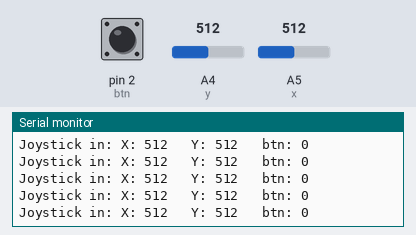
The sketch below on a simulated Arduino Uno, built with avr-gcc and run on an emulated ATmega328P. Parts: the last lines printed to the serial monitor. The test bench sets the inputs (shaded band); at power-on: A4 (y) = 512, A5 (x) = 512, pin 2 (btn) LOW.

Above: at 1.2 s.
1.3 s: A4 (y) set to 106
At 1.4 s:
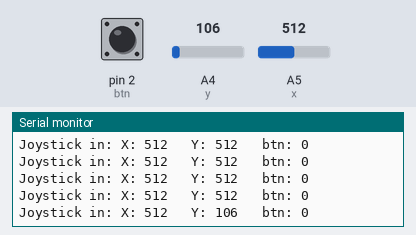
4.3 s: A4 (y) set to 89
At 4.32 s:
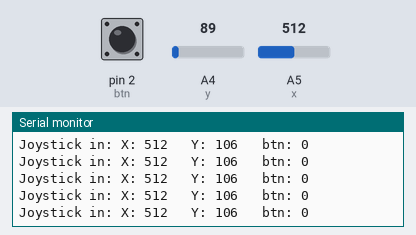
7.3 s: A5 (x) set to 11
At 8.2 s:
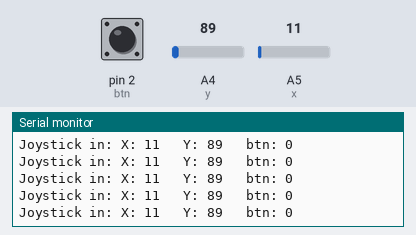
10.3 s: A5 (x) set to 8
At 11.1 s:
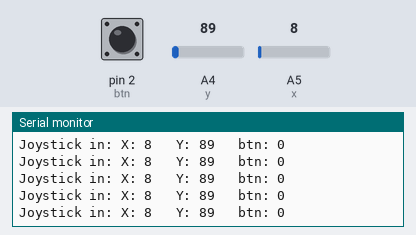
11.8 s: A4 (y) set to 11
At 12.7 s:
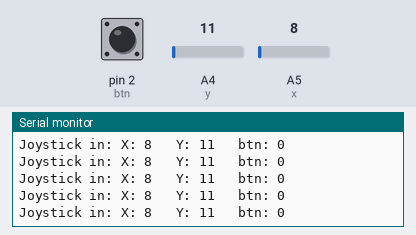
13.3 s: A4 (y) set to 8
At 14.4 s:
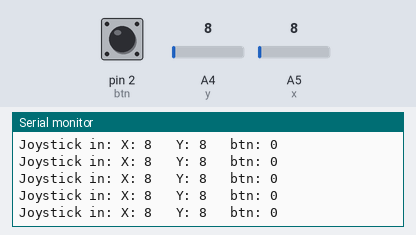
Timing chart, 0 to 16.3 s (numbered marks = the images above; inputs shaded):
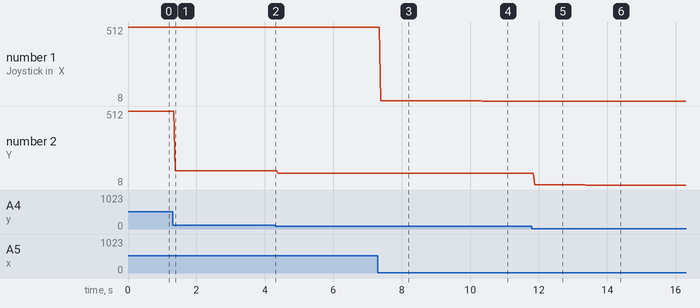

Measured:
- after the input at 1.3 s, the serial monitor: prints a new line after 0.08 s (image 1)
- after the input at 7.3 s, the serial monitor: prints a new line after 0.08 s (image 3)
- after the input at 10.3 s, the serial monitor: prints a new line after 0.05 s (image 4)
- after the input at 11.8 s, the serial monitor: prints a new line after 0.08 s (image 5)
- after the input at 13.3 s, the serial monitor: prints a new line after 0.08 s (image 6)
- plotted number 1: 512 → 11 after the input at 7.3 s, 11 → 8 after the input at 10.3 s
- plotted number 2: 512 → 106 after the input at 1.3 s, 106 → 89 after the input at 4.3 s

The sketch:

joystick.ino
```cpp
// give your pin a nice label
#define x A5
#define y A4
#define btn 2
void setup() {
  // set your pin as input
  pinMode(x, INPUT);
  pinMode(y, INPUT);
  pinMode(btn, INPUT);
  // initialise console
  Serial.begin(9600);
}
// initialise light value
int xv = 0;
int yv = 0;
int btnv = 0;
void loop() {
  // read from your pin
  xv = analogRead(x);
  yv = analogRead(y);
  btnv = digitalRead(btn);
  // display it into the console
  Serial.print("Joystick in: X: ");
  Serial.print(xv);
  Serial.print("   Y: ");
  Serial.print(yv);
  Serial.print("   btn: ");
  Serial.print(btnv);
  Serial.println();
  delay(20);
}
```
